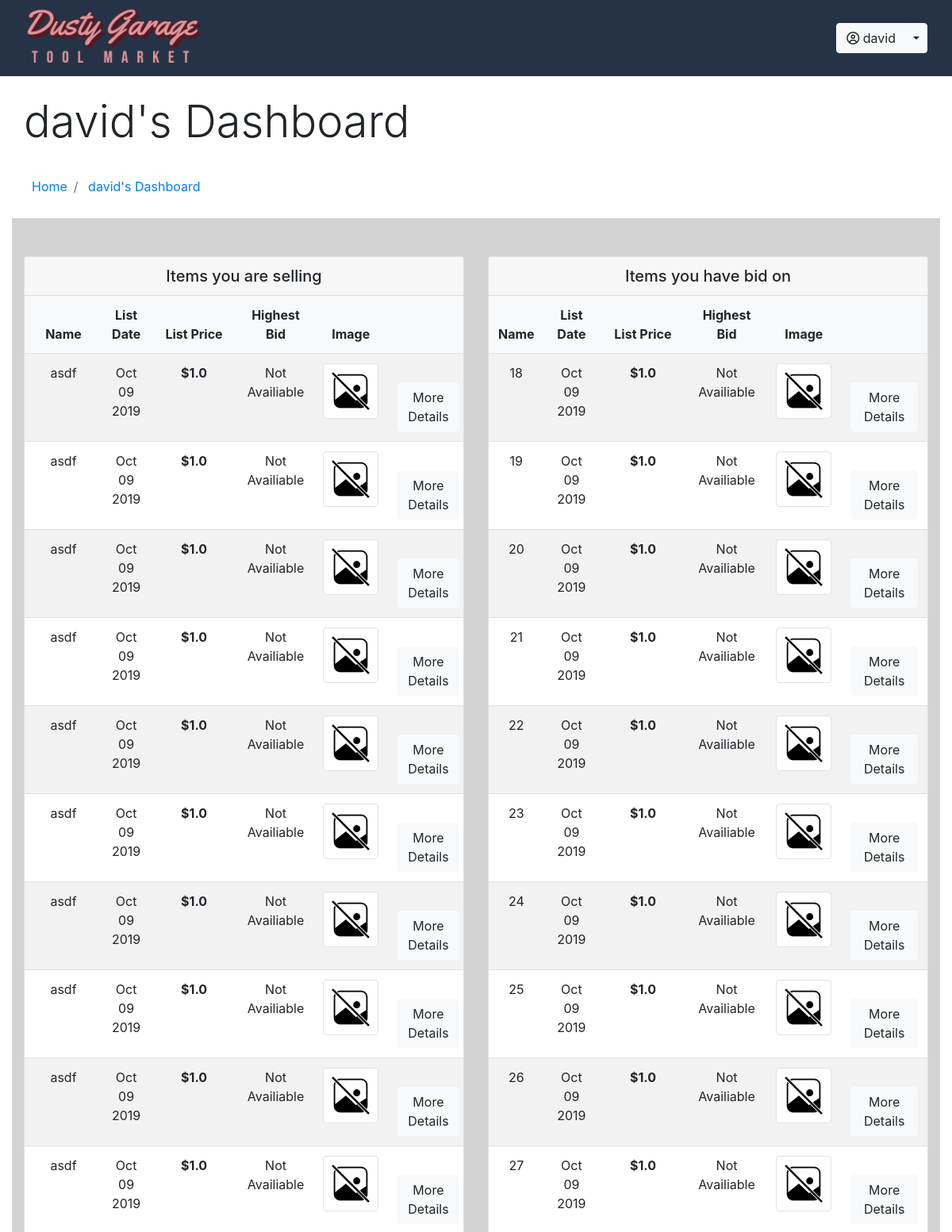
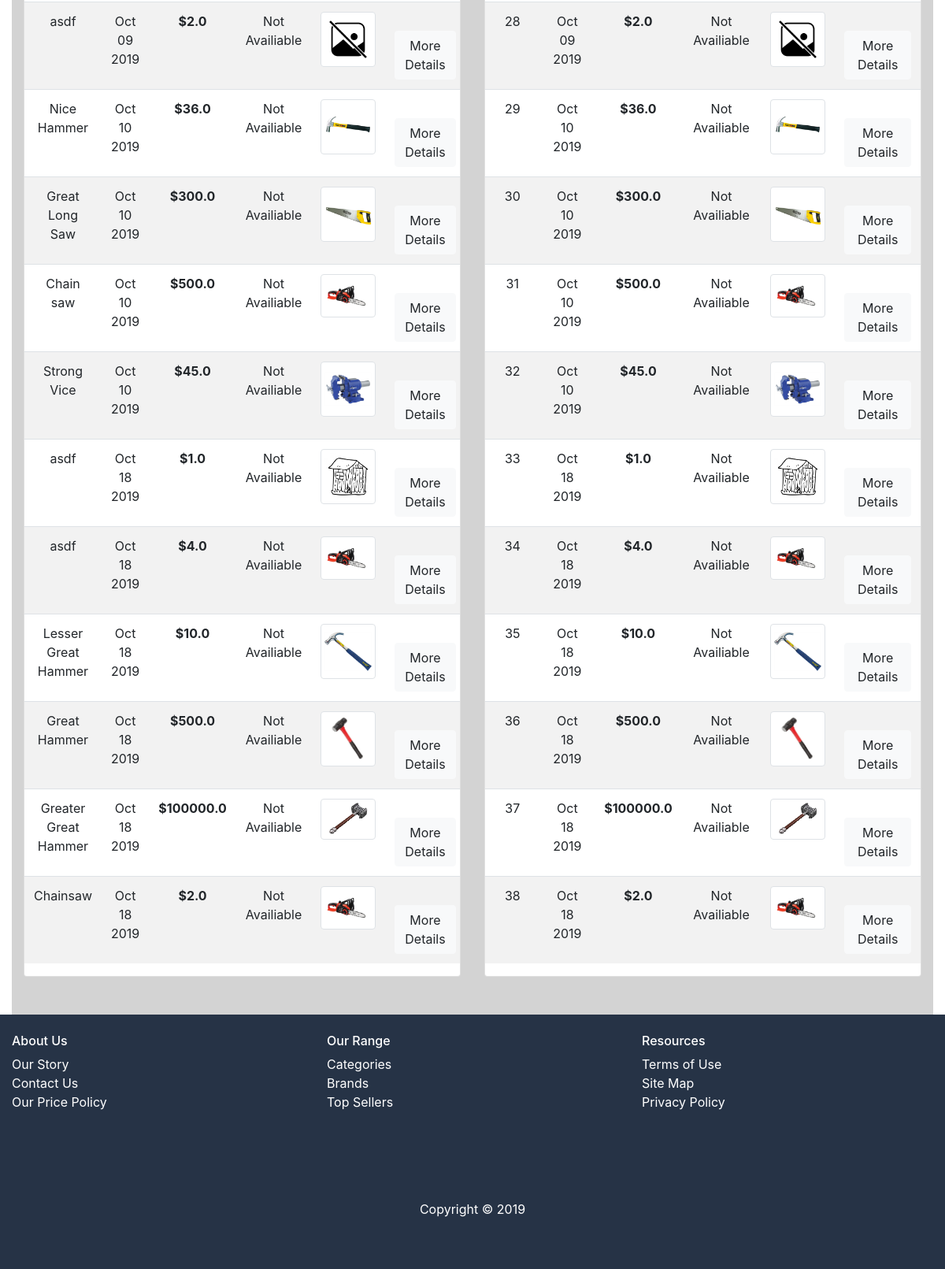
The app's page /tools/userdash/13 (signed in) with its own data (2 pictures, top to bottom).
### marketplace/models.py (models this page shows, shortened)
class User(db.Model, UserMixin):
    __tablename__ = 'users'
    id = db.Column(db.Integer, primary_key=True)
    name = db.Column(db.String(100), index=True, nullable=False)
    lastName = db.Column(db.String(100), index=True, nullable=False)
    emailid = db.Column(db.String(100), index=True,
                        unique=True, nullable=False)
    password_hash = db.Column(db.String(255), nullable=False)
    bids = db.relationship('Bid', backref='user')
    tools = db.relationship('Tool', backref='user')

class Tool(db.Model):
    __tablename__ = "tools"
    id = db.Column(db.Integer, primary_key=True)
    tool_name = db.Column(db.String(100))
    modelNo = db.Column(db.String(100))
    list_price = db.Column(db.Float(100))
    category = db.Column(db.String(100))
    user_id = db.Column(db.Integer, db.ForeignKey('users.id'))
    desc = db.Column(db.String(100))
    brand = db.Column(db.String(100))
    date_created = db.Column(db.DateTime, default=datetime.now())
    sold_status = db.Column(db.String(100), default="")
    images = db.Column(db.String(1000), default='noimage.png')
    bid_id = db.relationship('Bid', backref='tools')
    def __repr__(self):
        return "\n\n<Tool Name: {}\n Tool ID: {}\n Brand: {}\n sold_status: {}\n User Id: {} \nImages: {}>\n".format(
            self.tool_name, self.id, self.brand, self.sold_status, self.user_id, self.images
        )

### marketplace/tools.py (the view)
@bp.route('/userdash/<userid>', methods=["POST", "GET"])
@login_required
def userdash(userid):
    print(userid)
    tool = Tool.query.filter_by(user_id=userid).all()
    print(tool)
    bids = db.session.query(Tool, Bid).join(
        Bid).filter_by(user_id=userid).all()
    print(bids)
    current_user = session.get('user_id')
    return render_template('tools/userdash.html', userid=userid, tool=tool, bids=bids)

### marketplace/models.py (called while the page is built)
    def __repr__(self):
        return "<bid_amount: {}, id: {}, user_id: {}, tool_id: {}>".format(self.bid_amount, self.id, self.user_id, self.tool_id)

### marketplace/templates/tools/userdash.html (shortened to what this page needs)
{% extends "base.html" %} {% import "bootstrap/wtf.html" as wtf %} {% block content %}
<main>
    <section class="container-fluid my-4 text-left" id="services">
        <h3 class="display-4 mx-auto col-sm-12">{{current_user.name}}'s Dashboard</h3>
    </section>
    <nav aria-label="breadcrumb">
        <ol class="container-fluid ml-4 breadcrumb bg-white">
            <li class="breadcrumb-item">
                <a href="index.html">Home</a>
            </li>
            <li class="breadcrumb-item">
                <a href="manage.html">{{current_user.name}}'s Dashboard</a>
            </li>
        </ol>
    </nav>
    <div class="container-fluid" id="itemdescription">
        <section class="container-fluid text-center " id="services ">
            <div class="row py-5 " style="background: lightgrey ">
                <article class="col-sm-6 " id="browse ">
                    <div class="card">
                        <h5 class="card-header">Items you are selling</h5>
                        <div class="card-body p-0">
                            <div class="table-responsive">
                                <table class="table table-striped">
                                    <thead class="bg-light">
                                        <tr class="border-0">
                                            <th class="border-0">Name</th>
                                            <th class="border-0">List Date</th>
                                            <th class="border-0">List Price</th>
                                            <th class="border-0">Highest Bid</th>
                                            <th class="border-0">Image</th>
                                            <th class="border-0 text-center"></th>
                                        </tr>
                                    </thead>
                                    <tbody>
                                        {% for tool in tool %}
                                        <tr>
                                            <td>{{tool.tool_name}}</td>
                                            <td>{{tool.date_created.strftime("%b %d %Y")}}</td>
                                            <th scope="row">${{tool.list_price}}</th>
                                            <td>Not Availiable</td>
                                            <td>
                                                <img class="img-fluid img-thumbnail" style="max-width: 70px;" src={{ '/static/img/' + tool.images }}>
                                            </td>
                                            <td>
                                                <form>
                                                    <a href="/tools/{{tool.id}}/manage">
                                                        <button type="button" onclick="login" class=" btn btn-light mt-4">More Details
                                                        </button>
                                                    </a>
                                                </form>
                                            </td>
                            </div>
                        </div>
                    </div>
                    </tr>
                    {% endfor %}
                <article class="col-sm-6 " id="sell ">
                    <div class="card">
                        <h5 class="card-header">Items you have bid on</h5>
                        <div class="card-body p-0">
                            <div class="table-responsive">
                                <table class="table table-striped">
                                    <thead class="bg-light">
                                        <tr class="border-0">
                                            <th class="border-0">Name</th>
                                            <th class="border-0">List Date</th>
                                            <th class="border-0">List Price</th>
                                            <th class="border-0">Highest Bid</th>
                                            <th class="border-0">Image</th>
                                            <th class="border-0 text-center"></th>
                                        </tr>
                                    </thead>
                                    <tbody>
                                        {% for tool in tool %}
                                        <tr>
                                            <td>{{tool.id}}</td>
                                            <td>{{tool.date_created.strftime("%b %d %Y")}}</td>
                                            <th scope="row">${{tool.list_price}}</th>
                                            <td>Not Availiable</td>
                                            <td>
                                                <img class="img-fluid img-thumbnail" style="max-width: 70px;" src={{ '/static/img/' + tool.images }}>
                                            </td>
                                            <td>
                                                <form>
                                                    <a href="/tools/{{tool.id}}/manage">
                                                        <button type="button" onclick="login" class=" btn btn-light mt-4">More Details
                                                        </button>
                                                    </a>
                                                </form>
                                            </td>
                            </div>
                        </div>
                    </div>
                    </tr>
                    {% endfor %}
                </article>
</main>
{% endblock %}

### marketplace/templates/base.html (shortened to what this page needs)
<!DOCTYPE html>
<html lang="en">
<head>
    <link rel="stylesheet" href="https://maxcdn.bootstrapcdn.com/bootstrap/4.3.1/css/bootstrap.min.css">
</head>
<body>
    <header>
        <nav class="navbar navbar-expand-sm bg-base-blue text-white py-2">
            <div class="container-fluid">
                <a class="navbar-brand py-0 display-4" href="/"><img src="/static\img\dglogobgblue1.png" height="80"
                        alt="">
                </a>
                <div class="navbar-nav text-white justify-content-end">
                    <div class="collapse navbar-collapse" id="navbarTogglerDemo01">
                        {% if current_user.is_authenticated %}
                        <div class="btn-group">
                            <button type="button" class="btn btn-light text-black"><i class="far fa-user-circle"></i>
                                {{ current_user.name }}</button>
                            <button type="button" class="btn btn-light dropdown-toggle dropdown-toggle-split"
                                data-toggle="dropdown">
                            </button>
                        </div>
                        {% endif %}
                    </div>
                </div>
        </nav>
    </header>
    {% block content %}
    {% endblock %}
    <footer class="footer container-fluid">
        <div class="row justify-content-center text-left bg-base-blue text-white pb-5 pt-4">
            <div class="col-4">
                <h6>About Us</h6>
                <ul class="list-unstyled">
                    <li><a class="text-reset" href="#">Our Story</a></li>
                    <li><a class="text-reset" href="#">Contact Us</a></li>
                    <li><a class="text-reset" href="#">Our Price Policy</a></li>
                </ul>
            </div>
            <div class="col-4">
                <h6>Our Range</h6>
                <ul class="list-unstyled text-white">
                    <li><a class="text-reset" href="#">Categories</a></li>
                    <li><a class="text-reset" href="#" class="text-decoration-none">Brands</a></li>
                    <li><a class="text-reset" href="#">Top Sellers</a></li>
                </ul>
            </div>
            <div class="col-4">
                <h6>Resources</h6>
                <ul class="list-unstyled text-reset">
                    <li><a class="text-reset" href="#">Terms of Use</a></li>
                    <li><a class="text-reset" href="#">Site Map</a></li>
                    <li><a class="text-reset" href="#">Privacy Policy</a></li>
                </ul>
            </div>
        </div>
        <div class="row text-white bg-base-blue">
            <div class="text-center col-12 py-5 mx-auto">
                <p>Copyright &copy; 2019</p>
            </div>
        </div>
    </footer>
</body>
</html>

### marketplace/templates/base.html (style rules this page uses)
.bg-base-blue { background-color: #263346; }

### records on screen
User: name "david"
Tool: tool_name "asdf", date_created "Oct 09 2019", list_price "1.0", images (placeholder picture), id "18"
Tool: tool_name "asdf", date_created "Oct 09 2019", list_price "1.0", images (placeholder picture), id "19"
Tool: tool_name "asdf", date_created "Oct 09 2019", list_price "1.0", images (placeholder picture), id "20"
Tool: tool_name "asdf", date_created "Oct 09 2019", list_price "1.0", images (placeholder picture), id "21"
Tool: tool_name "asdf", date_created "Oct 09 2019", list_price "1.0", images (placeholder picture), id "22"
Tool: tool_name "asdf", date_created "Oct 09 2019", list_price "1.0", images (placeholder picture), id "23"
Tool: tool_name "asdf", date_created "Oct 09 2019", list_price "1.0", images (placeholder picture), id "24"
Tool: tool_name "asdf", date_created "Oct 09 2019", list_price "1.0", images (placeholder picture), id "25"
Tool: tool_name "asdf", date_created "Oct 09 2019", list_price "1.0", images (placeholder picture), id "26"
Tool: tool_name "asdf", date_created "Oct 09 2019", list_price "1.0", images (placeholder picture), id "27"
Tool: tool_name "asdf", date_created "Oct 09 2019", list_price "2.0", images (placeholder picture), id "28"
Tool: tool_name "Nice Hammer", date_created "Oct 10 2019", list_price "36.0", images (picture), id "29"
Tool: tool_name "Great Long Saw", date_created "Oct 10 2019", list_price "300.0", images (picture), id "30"
Tool: tool_name "Chain saw", date_created "Oct 10 2019", list_price "500.0", images (picture), id "31"
Tool: tool_name "Strong Vice", date_created "Oct 10 2019", list_price "45.0", images (picture), id "32"
Tool: tool_name "asdf", date_created "Oct 18 2019", list_price "1.0", images (picture), id "33"
Tool: tool_name "asdf", date_created "Oct 18 2019", list_price "4.0", images (picture), id "34"
Tool: tool_name "Lesser Great Hammer", date_created "Oct 18 2019", list_price "10.0", images (picture), id "35"
Tool: tool_name "Great Hammer", date_created "Oct 18 2019", list_price "500.0", images (picture), id "36"
Tool: tool_name "Greater Great Hammer", date_created "Oct 18 2019", list_price "100000.0", images (picture), id "37"
Tool: tool_name "Chainsaw", date_created "Oct 18 2019", list_price "2.0", images (picture), id "38"
